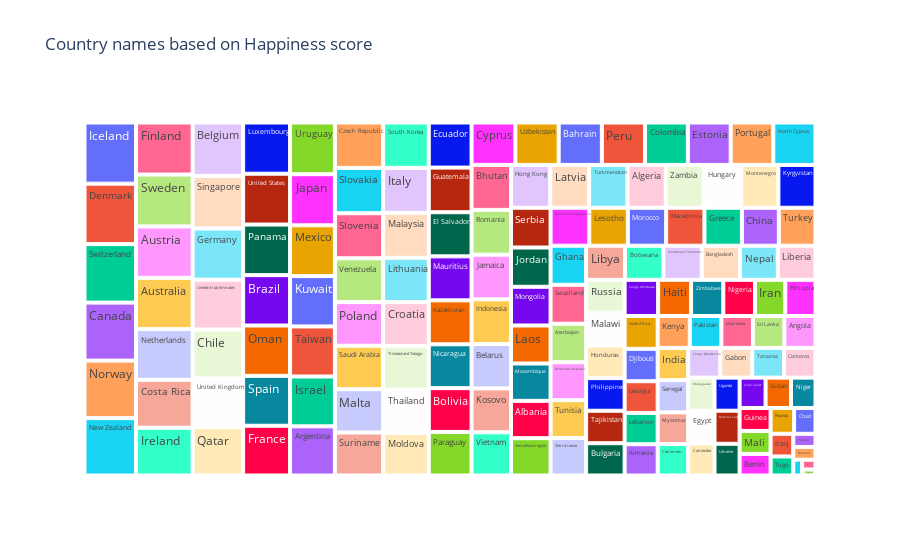

This figure's notebook cell:
### Code cell
treemap_show(df=complete_data_2015)

### Figure 1 — Plotly figure (JSON) as saved in the notebook; plotly's stock layout.template omitted (floating-point values rounded to 4 significant figures; data arrays with more than 128 entries replaced by an {"elided": "..."} marker saying what was removed)
{"data": [{"branchvalues": "total", "domain": {"x": [0, 1], "y": [0, 1]}, "hovertemplate": "labels=%{label}<br>Score=%{value}<br>parent=%{parent}<br>id=%{id}<extra></extra>", "ids": {"elided": "158 str values"}, "labels": {"elided": "158 str values"}, "name": "", "parents": {"elided": "158 str values"}, "type": "treemap", "values": {"elided": "158 float values"}}], "layout": {"legend": {"tracegroupgap": 0}, "title": {"text": "Country names based on Happiness score"}}}
